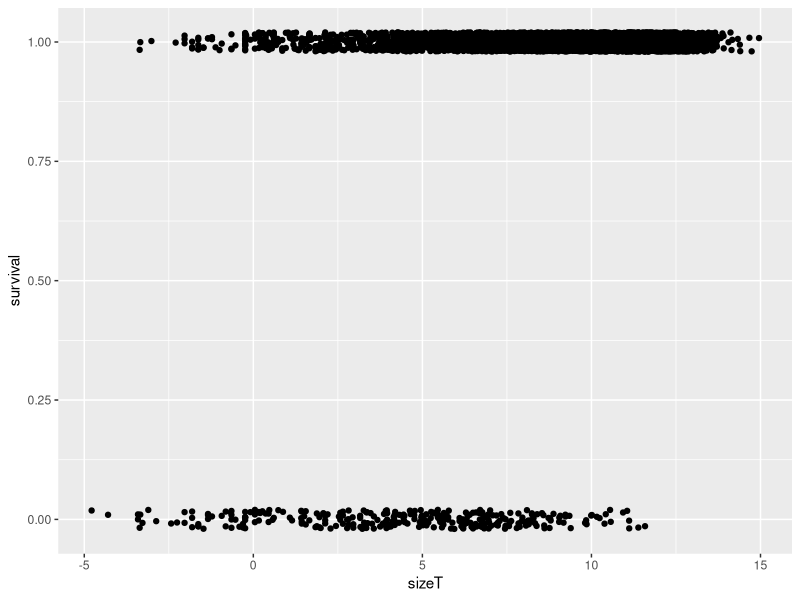

Source code (R):
## ---- chunk 1
knitr::opts_chunk$set(echo = TRUE)
knitr::knit_hooks$set(
  source = function(x, options) {
    hook.r = function(x, options) {
      fence <- "```"
      language = tolower(options$engine)
      if (language == 'node') language = 'javascript'
      if (!options$highlight) language = 'text'
      if(!is.null(options$foldcode)) {
      paste0('\n\n', "<details><summary>Hint</summary>\n", fence, language, '\n', x, fence,  '\n\n', "</details>\n")
      } else {
              paste0('\n\n', fence, language, '\n', x, fence,  '\n\n')
      }
    }
    x = knitr:::hilight_source(x, 'markdown', options)
    hook.r(
      paste(c(
        x, 
        ''
      ), collapse = '\n'), 
      options
    )
  }
)


## ---- chunk 2
# dplyr option: use %>% filter()

# base option: try df[which(),]

## ---- chunk 3
# if there's no 0 or 1 in the column it contains NA, so filter out all entries with NA and you're good!

## ---- chunk 4
library(ggplot2)
df <- read.csv("OPIM_indiv_data.csv")
ggplot(df) +
  geom_jitter(aes(x = sizeT, y = survival), height = 0.02)
## ---- chunk 5
# Have a look at the source() function.

# You can open the file, and run all of it, but next time you run the code, it won't work unless you do this again.
# You can also copy the code in the file to your working script, but this is a bit "ugly" as you'll have lot's of rows of the function, making it harder to find the "actual science" in your script.
# Using source will require one row in you script, and makes it reproducable (after restart for example)

## ---- chunk 6
# Make sure you haven't changed the names of the columns, from the original file
## ---- chunk 7
# df (dataframe) is where the biological data goes
## ---- chunk 8
# we need to decide between the lm() and glm() function. Have a look at the help pages!
## ---- chunk 9
# Our response variable is binomial (0/1)
## ---- chunk 10
# Have a look at the columns in the biological data you have loaded

## ---- chunk 11
# How many categories/levels are there.
# Only a few = fixed effects
# A lot = fixed effects or random effects
## ---- chunk 12
# Can we expect "full memory loss" (fixed effect) or some similarities/relationship between the categories (random effects)
## ---- chunk 13
# The most basic model would be: 
# survival ~ sizeT
# you build it up from there
## ---- chunk 14
# Fixed factors are added by adding ("+ ...") the function hinted at above.
# Random factors (random intercept) are added by adding the factor as "+ (1|...)"
## ---- chunk 15
# Create different glm() and glmer() models, put them in a list with unique names, and use the bbmle::AICctab() function to easily compare the different options

## ---- chunk 16
# Try the select() function. To deselect a column, but a '-' in front of it
## ---- chunk 17
# Use the left_join() function
## ---- chunk 18
# Use the 'by' argument to specify the column names that contain the same information.
## ---- chunk 19
# Go through the same steps as you did to select the base model!
## ---- chunk 20
# Look at the estimates of the intercept, size slope and fixed effects, as well as changes in std.Error and p-value (Pr(>|z|)) column.
## ---- chunk 21
# Look at the changes in the variance of the random effects
## ---- chunk 22
# you can use min(df$sizeT) and max(df$sizeT) to find the maximum values
## ---- chunk 23
# Look at the help function to see which argument you would need to specify the number of values between the min and max. The more you take, the smoother the results will be, but taking too many will take ages to calculate (start on the lower end, and you can always increase this number once you have the full code written!)
## ---- chunk 24
# Remember that we are using climate anomalies, so it is scaled around 0.
## ---- chunk 25
# Have a look at the mean() and sd() output of the climate driver column!
# My suggestion would be to take mean +/- sd 
## ---- chunk 26
# The clue lies in the name of the models! we've been using generalized LINEAR (mixed effects) models.
## ---- chunk 27
# During the modelling, we specify "family = binomial". This creates a link function, that allows us to transform the 0/1 data and the logistic (s-ish) curve into a linear function. This allows us to use the same methods as we would do, to estimate a truly linear function.
## ---- chunk 28
# When we used the predict() function, we left one argument on default (well, several actually, but only one results in this linear line). 
# The argument "type" is set to link as a default. This means predict() returns values that are "fed" into the link function, instead of the actual survival probability that we want, as you get this only after transforming predict()'s output with the logistic link function.
## ---- chunk 29
# Have a look at the vertical distance between the different lines. Is this distance always the same size?
